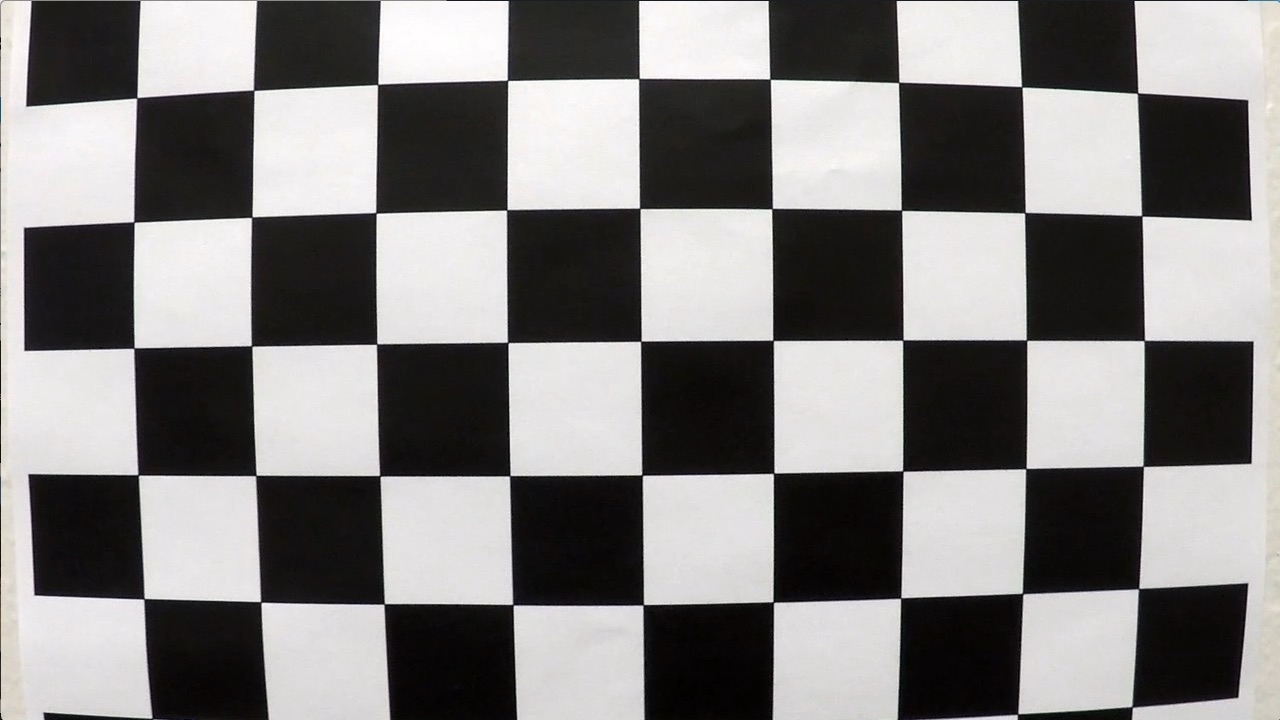
#> input picture lane_detection/camera_calibration_images/calibration1.jpg, 1280 x 720 px
$ python -i from_picamera.py   (imports and definitions only)   (older library calls are emulated)
#> lines starting #> are read from the running program, lines starting #| are printed output that depends on the picture; after the words box and inside, x2 and y2 are one past the last pixel; in counts of white or black regions, pixels touching at a corner belong together
import picamera
from picamera.array import PiRGBArray
import numpy as np
import cv2
import time
import warnings

# [1 line not run here, left out]

image_size=(320, 192)
# [1 line that did not run here, left out]
# [1 line that did not run here, left out]
# [1 line that did not run here, left out]
# [1 line that did not run here, left out]
# [1 line that did not run here, left out]
#camera.exposure_mode='off'
# [1 line that did not run here, left out]

# allow the camera to warmup
# [1 line not run here, left out]

# class for lane detection
class Lines():
    def __init__(self):
        # were the lines detected at least once
        self.detected_first = False
        # were the lines detected in the last iteration?
        self.detected = False
        # average x values of the fitted lines
        self.bestxl = None
        self.bestyl = None
        self.bestxr = None
        self.bestyr = None
        # polynomial coefficients averaged over the last iterations
        self.best_fit_l = None
        self.best_fit_r = None
        #polynomial coefficients for the most recent fit
        self.current_fit_l = None
        self.current_fit_r = None
        # radius of curvature of the lines in meters
        self.left_curverad = None
        self.right_curverad = None
        #distance in meters of vehicle center from the line
        self.offset = None
        # x values for detected line pixels
        self.allxl = None
        self.allxr = None
        # y values for detected line pixels
        self.allyl = None
        self.allyr = None
        # camera calibration parameters
        self.cam_mtx = None
        self.cam_dst = None
        # camera distortion parameters
        self.M = None
        self.Minv = None
        # image shape
        self.im_shape = (None,None)
        # distance to look ahead in meters
        self.look_ahead = 10
        self.remove_pixels = 90
        # enlarge output image
        self.enlarge = 2.5
        # warning from numpy polyfit
        self.poly_warning = False

    # set camera calibration parameters
    def set_cam_calib_param(self, mtx, dst):
        self.cam_mtx = mtx
        self.cam_dst = dst

    # undistort image
    def undistort(self, img):
        return cv2.undistort(img, self.cam_mtx, self.cam_dst, None,self.cam_mtx)

    # get binary image based on color thresholding
    def color_thresh(self, img, thresh=(0, 255)):
        # convert to HSV color space and separate the V channel
#> called with thresh = (90, 150)
        hsv = cv2.cvtColor(img, cv2.COLOR_RGB2HLS).astype(np.float)
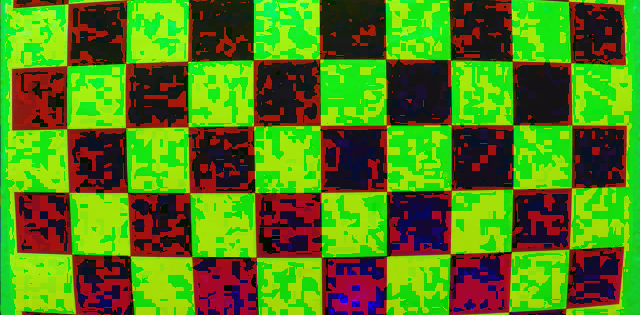
#> hsv: shape (630, 1280, 3) float64 (shown at 1/2 size); mean R, G, B 83.1, 127.3, 21.6
        s_channel = hsv[:,:,2]

        # threshold color channel
        s_binary = np.zeros_like(s_channel)
        s_binary[(s_channel >= thresh[0]) & (s_channel <= thresh[1])] = 1
        return s_binary

    # get binary image based on sobel gradient thresholding
    def abs_sobel_thresh(self, sobel, thresh=(0, 255)):

        abs_sobel = np.absolute(sobel)

        max_s = np.max(abs_sobel)
        if max_s == 0:
            max_s=1

        scaled_sobel = np.uint8(255*abs_sobel/max_s)

        sbinary = np.zeros_like(scaled_sobel)
        sbinary[(scaled_sobel >= thresh[0]) & (scaled_sobel <= thresh[1])] = 1

        return sbinary

    # get binary image based on sobel magnitude gradient thresholding
    def mag_thresh(self, sobelx, sobely, mag_thresh=(0, 255)):

        abs_sobel = np.sqrt(sobelx**2 + sobely**2)

        max_s = np.max(abs_sobel)
        if max_s == 0:
            max_s=1

        scaled_sobel = np.uint8(255*abs_sobel/max_s)

        sbinary = np.zeros_like(scaled_sobel)
        sbinary[(scaled_sobel >= mag_thresh[0]) & (scaled_sobel <= mag_thresh[1])] = 1

        return sbinary

    # get binary image based on directional gradient thresholding
    # [10 lines left out: function dir_threshold, not called in this run]

    # get binary combining various thresholding methods
    def binary_extraction(self,image, ksize=3):
        # undistort first
        #image = self.undistort(image)

        color_bin = self.color_thresh(image,thresh=(90, 150))              # initial values 110, 255
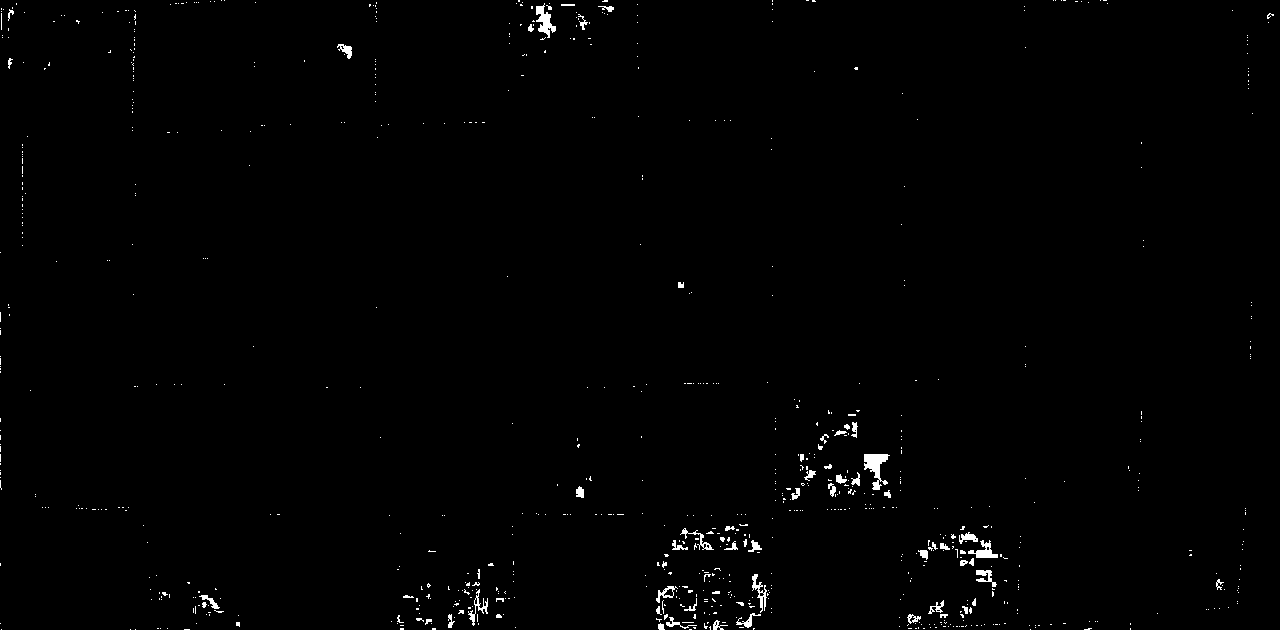
#> color_bin: shape (630, 1280) float64; values 0 (black) and 1 (white), 0.79% white; 834 white regions (769 under 20 px), largest, box (x1, y1, x2, y2) and area: (864, 454, 890, 490) 446, (536, 3, 556, 38) 319, (968, 540, 998, 558) 235

        gray = cv2.cvtColor(image, cv2.COLOR_RGB2GRAY)

        sobelx = cv2.Sobel(gray, cv2.CV_64F, 1, 0, ksize)
        sobely = cv2.Sobel(gray, cv2.CV_64F, 0, 1, ksize)
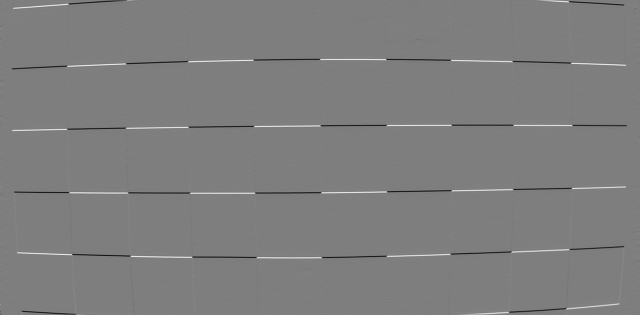
#> sobely: shape (630, 1280) float64 (shown at 1/2 size); min -889, max 904, mean -0.4; drawn with min black and max white

        gradx = self.abs_sobel_thresh(sobelx, thresh=(100, 190))             # initial values 40, 160
#> in abs_sobel_thresh, `max_s = np.max(abs_sobel)`: max_s = 943
#> gradx: shape (630, 1280); values 0 (black) and 1 (white), 1.1% white in thin lines or dots
        grady = self.abs_sobel_thresh(sobely, thresh=(100, 190))             # initial values 40, 160
#> grady: shape (630, 1280); values 0 (black) and 1 (white), 0.81% white in thin lines or dots
        mag_binary = self.mag_thresh(sobelx, sobely, mag_thresh=(100, 190))  # initial values 40, 160
#> in mag_thresh, `abs_sobel = np.sqrt(sobelx**2 + sobely**2)`:
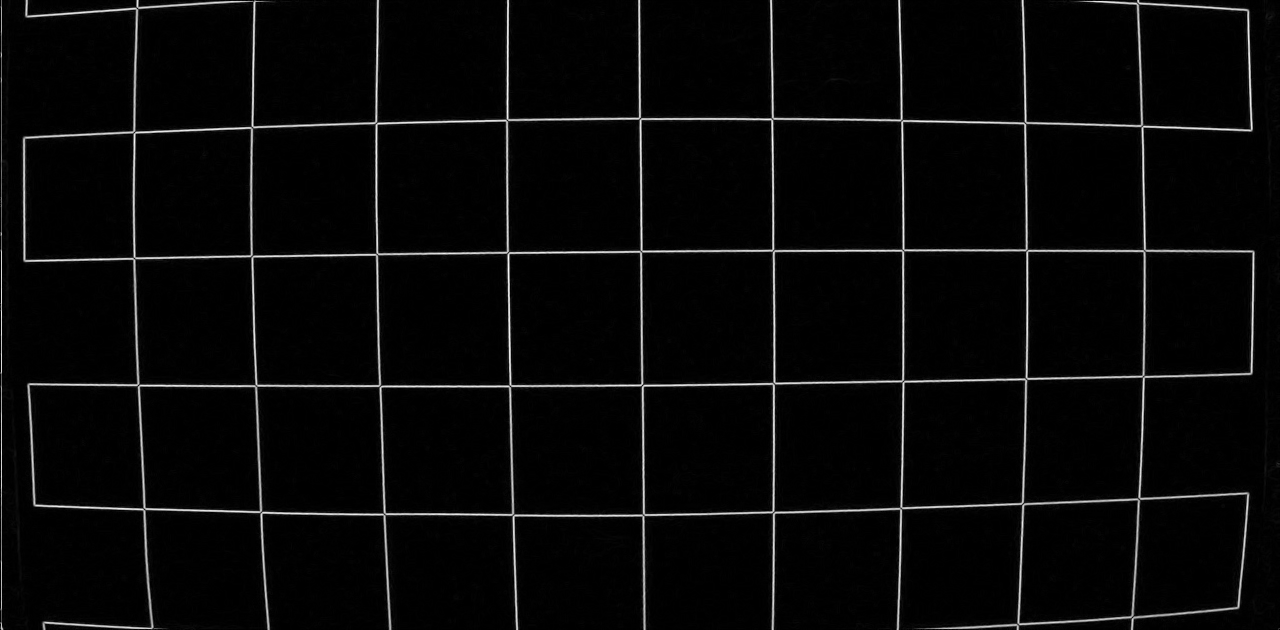
#> abs_sobel: shape (630, 1280) float64; min 0, max 943.2, mean 31; drawn with min black and max white
#> in mag_thresh, `max_s = np.max(abs_sobel)`: max_s = 943.2
#> (the rest of the program and of its run is left out)
